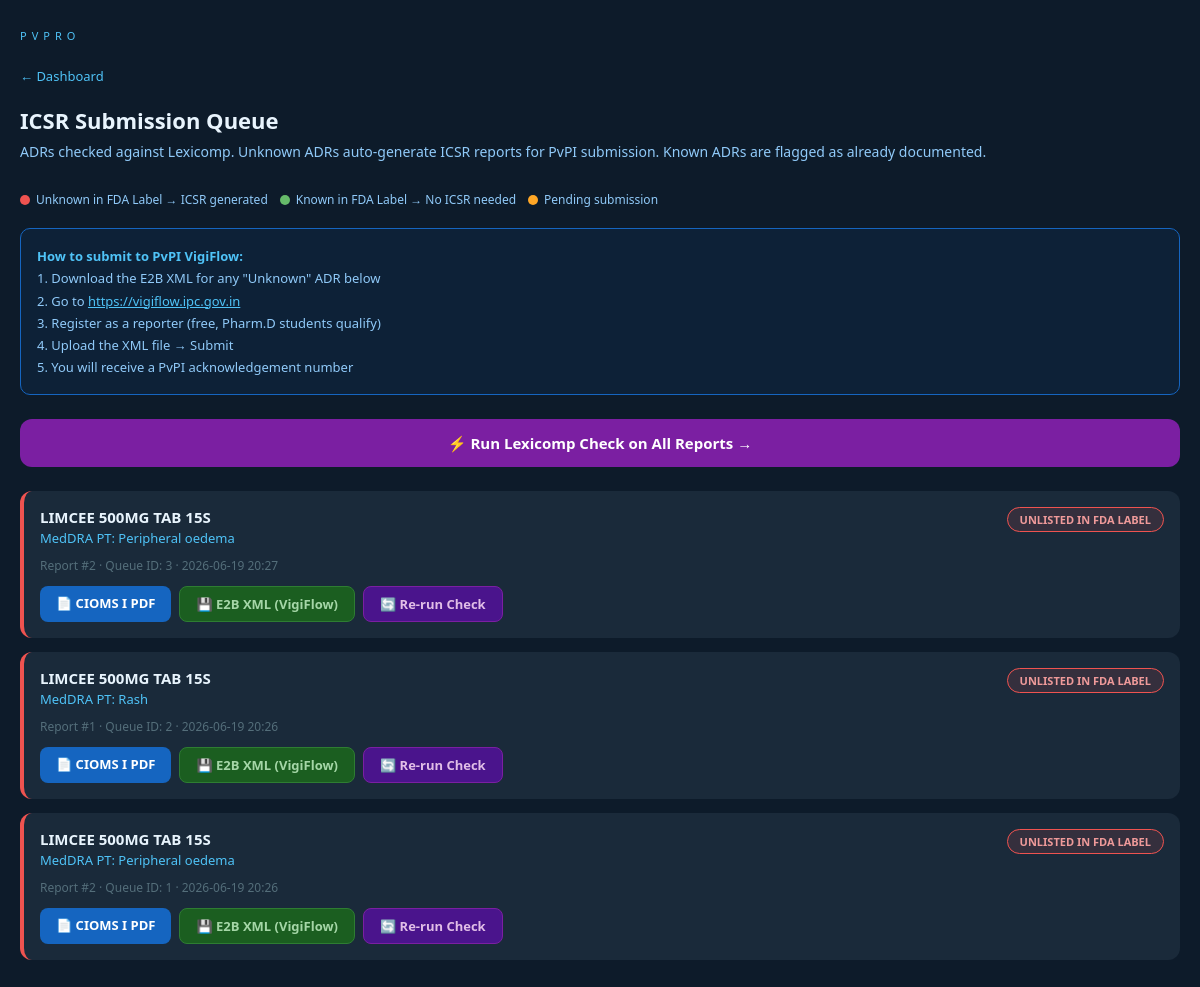
Page /icsr-queue on the committed database.
### tables this page shows
CREATE TABLE icsr_queue (
            queue_id      INTEGER PRIMARY KEY AUTOINCREMENT,
            report_id     INTEGER,
            drug_name     TEXT,
            meddra_pt     TEXT,
            check_result  TEXT,
            icsr_status   TEXT DEFAULT 'Pending',
            pdf_path      TEXT,
            xml_path      TEXT,
            created_at    TEXT,
            submitted_at  TEXT
        );

### webapp/app.py (the view)
@app.route("/icsr-queue")
def icsr_queue_page():
    queue = get_icsr_queue()
    return render_template("icsr_queue.html", queue=queue)

### modules/auto_icsr_pipeline.py (called while the page is built)
def get_icsr_queue():
    conn = sqlite3.connect(DB_PATH)
    c = conn.cursor()
    try:
        c.execute("""
            SELECT queue_id, report_id, drug_name, meddra_pt,
                   check_result, icsr_status, pdf_path, xml_path, created_at
            FROM icsr_queue
            ORDER BY created_at DESC
        """)
        rows = c.fetchall()
    except:
        rows = []
    conn.close()
    return [
        {"queue_id": r[0], "report_id": r[1], "drug_name": r[2],
         "meddra_pt": r[3], "check_result": r[4], "icsr_status": r[5],
         "pdf_path": r[6], "xml_path": r[7], "created_at": r[8]}
        for r in rows
    ]

### webapp/templates/icsr_queue.html (shortened to what this page needs)
<!DOCTYPE html>
<html lang="en">
<head>
</head>
<body>
  <div class="logo">PVPRO</div>
  <a href="/" class="back">← Dashboard</a>
  <h2>ICSR Submission Queue</h2>
  <p class="sub">
    ADRs checked against Lexicomp. Unknown ADRs auto-generate ICSR reports
    for PvPI submission. Known ADRs are flagged as already documented.
  </p>
  <div class="legend">
    <div class="legend-item">
  <div class="dot dot-unknown"></div> Unknown in FDA Label → ICSR generated
</div>
<div class="legend-item">
  <div class="dot dot-known"></div> Known in FDA Label → No ICSR needed
</div>
    <div class="legend-item">
      <div class="dot dot-pending"></div> Pending submission
    </div>
  </div>
  <div class="pvpi-note">
    <strong>How to submit to PvPI VigiFlow:</strong><br>
    1. Download the E2B XML for any "Unknown" ADR below<br>
    2. Go to <a href="https://vigiflow.ipc.gov.in" target="_blank">
       https://vigiflow.ipc.gov.in</a><br>
    3. Register as a reporter (free, Pharm.D students qualify)<br>
    4. Upload the XML file → Submit<br>
    5. You will receive a PvPI acknowledgement number
  </div>
  <a href="/run-all-checks" class="run-all">
    ⚡ Run Lexicomp Check on All Reports →
  </a>
  {% if queue %}
    {% for item in queue %}
    <div class="card {% if 'unknown' in item.check_result %}unknown{% else %}known{% endif %}">
      <div class="card-header">
        <div>
          <div class="drug-name">{{ item.drug_name }}</div>
          <div class="meddra">MedDRA PT: {{ item.meddra_pt }}</div>
        </div>
        <span class="status-badge
          {% if 'unknown' in item.check_result %}status-unknown
          {% elif 'known' in item.check_result %}status-known
          {% else %}status-pending{% endif %}">
          {% if 'unknown' in item.check_result %}
  UNLISTED IN FDA LABEL
{% elif 'known' in item.check_result %}
  KNOWN IN FDA LABEL
          {% else %}
            {{ item.icsr_status }}
          {% endif %}
        </span>
      </div>
      <div class="card-meta">
        Report #{{ item.report_id }} ·
        Queue ID: {{ item.queue_id }} ·
        {{ item.created_at[:16] if item.created_at else 'N/A' }}
      </div>
      {% if 'unknown' in item.check_result %}
      <div class="btn-row">
        <a href="/icsr/download/pdf/{{ item.report_id }}"
           class="btn btn-pdf">📄 CIOMS I PDF</a>
        <a href="/icsr/download/xml/{{ item.report_id }}"
           class="btn btn-xml">💾 E2B XML (VigiFlow)</a>
        <a href="/check-adr/{{ item.report_id }}"
           class="btn btn-run">🔄 Re-run Check</a>
      </div>
      {% else %}
      <div style="font-size:13px;color:#546E7A;">
        ✓ This ADR is documented in Lexicomp — no new report needed.
      </div>
      {% endif %}
    </div>
    {% endfor %}
  {% else %}
    <div class="empty">
      No reports checked yet.<br>
      Click "Run Lexicomp Check on All Reports" above to start.
    </div>
  {% endif %}
</body>
</html>

### webapp/templates/icsr_queue.html (style rules this page uses)
* { box-sizing: border-box; margin: 0; padding: 0; }
body { font-family: 'Segoe UI', sans-serif; background: #0D1B2A; color: #E8F4FD; padding: 28px 20px; }
.logo { font-size: 11px; letter-spacing: 5px; color: #4FC3F7; margin-bottom: 24px; }
h2 { font-size: 22px; font-weight: 700; margin-bottom: 6px; }
.sub { color: #90CAF9; font-size: 14px; margin-bottom: 28px; line-height: 1.6; }
.back { color: #4FC3F7; font-size: 13px; text-decoration: none; display: block; margin-bottom: 20px; }
.legend { display: flex; gap: 12px; margin-bottom: 20px; flex-wrap: wrap; }
.legend-item { display: flex; align-items: center; gap: 6px; font-size: 12px; color: #90CAF9; }
.dot { width: 10px; height: 10px; border-radius: 50%; }
.dot-unknown { background: #EF5350; }
.dot-known { background: #66BB6A; }
.dot-pending { background: #FFA726; }
.card { background: #1A2A3A; border-radius: 12px; padding: 16px; margin-bottom: 14px; }
.card.unknown { border-left: 4px solid #EF5350; }
.card-header { display: flex; justify-content: space-between; align-items: flex-start; margin-bottom: 10px; }
.drug-name { font-size: 15px; font-weight: 700; }
.meddra { font-size: 13px; color: #4FC3F7; margin-top: 2px; }
.status-badge { font-size: 11px; padding: 4px 12px; border-radius: 20px; font-weight: 600; white-space: nowrap; }
.status-unknown { background: #EF535020; color: #EF9A9A; border: 1px solid #EF5350; }
.card-meta { font-size: 12px; color: #546E7A; margin-bottom: 12px; }
.btn-row { display: flex; gap: 8px; flex-wrap: wrap; }
.btn { padding: 8px 16px; border: none; border-radius: 8px; font-size: 13px; font-weight: 600; cursor: pointer; text-decoration: none; display: inline-block; }
.btn-pdf { background: #1565C0; color: #fff; }
.btn-xml { background: #1B5E20; color: #A5D6A7; border: 1px solid #2E7D32; }
.btn-run { background: #4A148C; color: #E1BEE7; border: 1px solid #7B1FA2; }
.pvpi-note { background: #1565C015; border: 1px solid #1565C0; border-radius: 10px; padding: 16px; font-size: 13px; color: #90CAF9; line-height: 1.7; margin-bottom: 24px; }
.pvpi-note strong { color: #4FC3F7; }
.pvpi-note a { color: #4FC3F7; }
.run-all { display: block; width: 100%; padding: 14px; background: #7B1FA2; color: #fff; border: none; border-radius: 12px; font-size: 15px; font-weight: 600; text-align: center; text-decoration: none; margin-bottom: 24px; }

### rows in the picture
icsr_queue: drug_name "LIMCEE 500MG TAB 15S", meddra_pt "Peripheral oedema", shows "UNLISTED IN FDA LABEL", report_id "2", queue_id "3", created_at "2026-06-19 20:27"
icsr_queue: drug_name "LIMCEE 500MG TAB 15S", meddra_pt "Rash", shows "UNLISTED IN FDA LABEL", report_id "1", queue_id "2", created_at "2026-06-19 20:26"
icsr_queue: drug_name "LIMCEE 500MG TAB 15S", meddra_pt "Peripheral oedema", shows "UNLISTED IN FDA LABEL", report_id "2", queue_id "1", created_at "2026-06-19 20:26"
